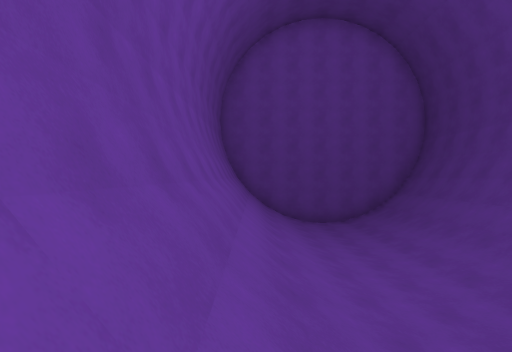
view 1 (above)

12 first-person views from a walk through a Unity game level. The camera is 1.5 m above the floor, looks level and sees 80° across. The floor is counted in squares, 2 m on a side. Each view is taken from the middle of a square. On the plan, view 1 faces up. The plan holds only what a view shows up to about 10 squares ahead; the rest is blank. The place goes on beyond the plan.

view 2
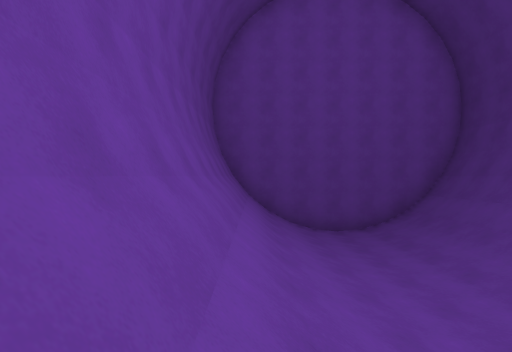

view 3
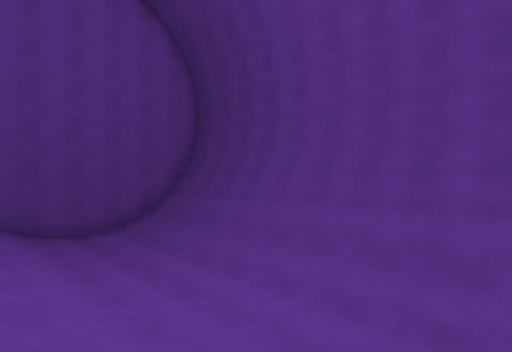

view 4
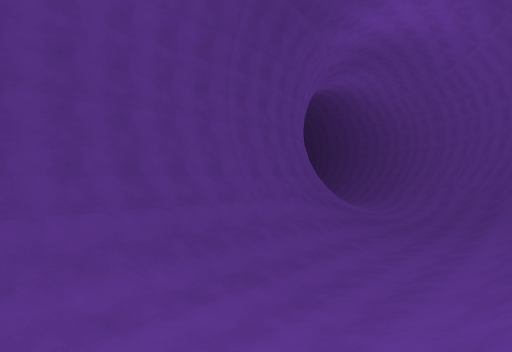

view 5
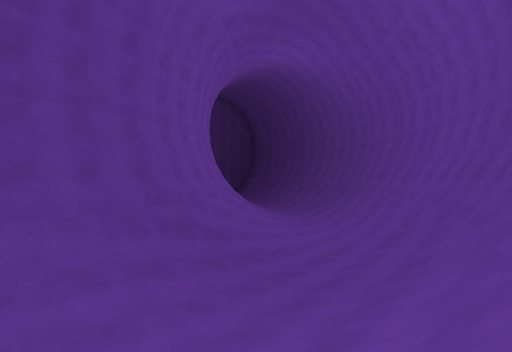

view 6
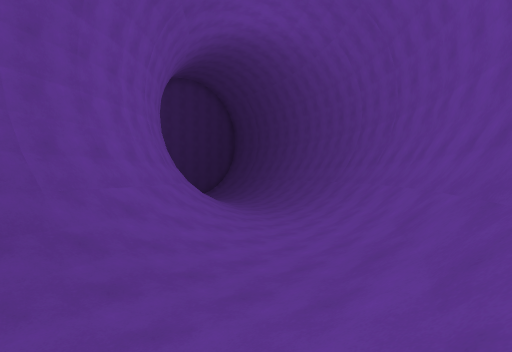

view 7
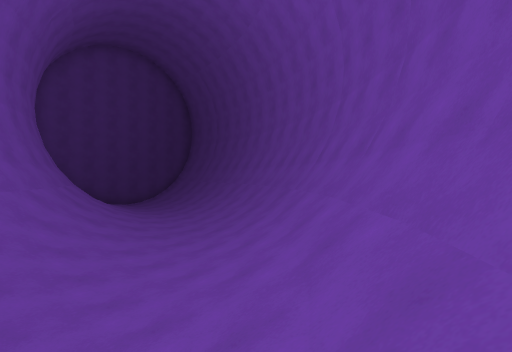

view 8
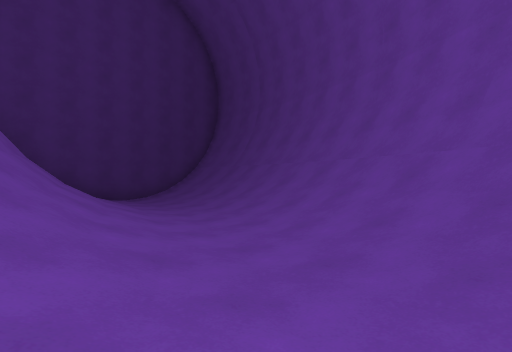

view 9
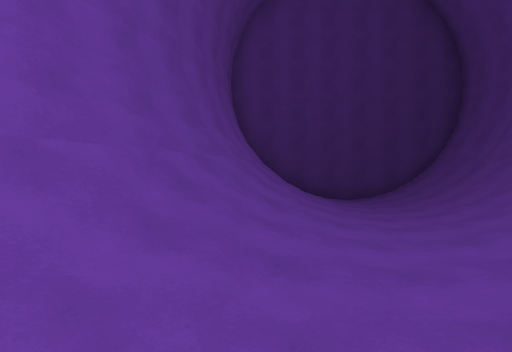

view 10
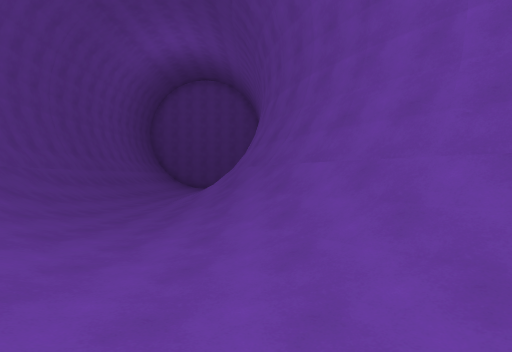

view 11
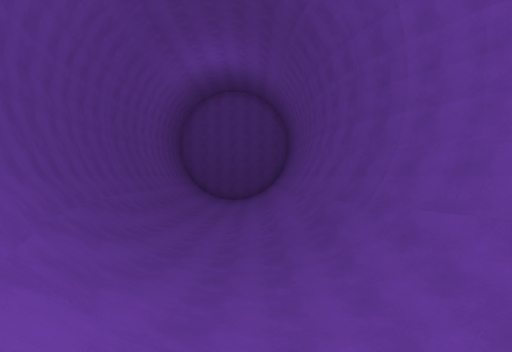

view 12
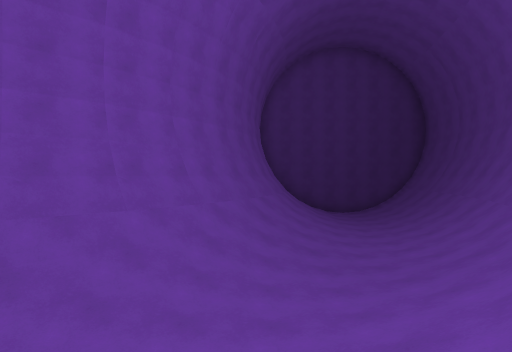

### Floor plan
Key: @ floor where view 1 was taken; # wall or solid block; . main floor; : floor 0.25 m higher than the main floor; + floor 0.5 m higher than the main floor; / step, stairs or slope; = window, fence, low wall or low ledge.
Columns run from 1 left of view 1 to 18 right of it. Each row starts with its distance up from view 1.
 12 #=####=#
 11 #//.://#
 10 #//.://#
  9 #//.://#
  8 #//.://#
  7 #//.://#
  6 #//.://#
  5 #//.://#
  4 #//.://#
  3 #//.://#
  2 #//.://#
  1 #//.://#
  0 #@/..//#
 -1 ##/:.//#
 -2 ##/:.//#
 -3  #//.:/##
 -4  #//.://#
 -5  ##/:.//##
 -6  ##//.://##
 -7   #//:.///##
 -8   ##//..///##
 -9    ##//..///##
-10     #///..///####
-11     ##///..:////####
-12      ##///:..://// #
-13       ##////....:::#
-14        ###////:....#
-15          ###/////+:#
-16            ####////#
-17              #######

Where each view was taken, in squares from view 1:
view 1: 0 up, 0 right, facing up
view 2: 2 up, 0 right, facing up
view 3: 2 up, 0 right, facing up-right
view 4: 6 up, 0 right, facing down-right
view 5: 0 up, 0 right, facing down-right
view 6: 3 down, 1 right, facing down-right
view 7: 8 down, 3 right, facing down-right
view 8: 10 down, 8 right, facing down-right
view 9: 11 down, 8 right, facing right
view 10: 10 down, 6 right, facing up
view 11: 10 down, 4 right, facing up
view 12: 10 down, 4 right, facing right
